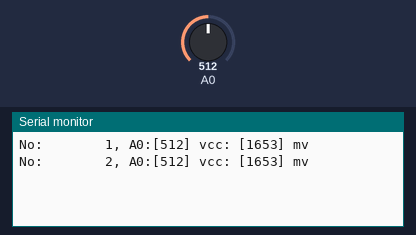
Bench run of a sketch on a simulated ESP8266 (NodeMCU). Shown: the last lines printed to the serial monitor. The inputs (shaded band) are chosen by the test bench; at power-on: A0 = 512.

Above: at 1.8 s.
1.9 s: A0 set to 716
At 2.8 s:
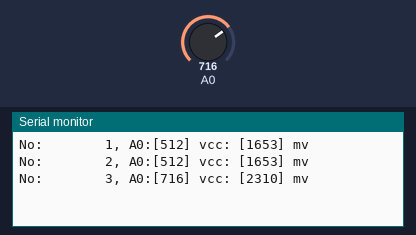
3.4 s: A0 set to 900
At 9.6 s:
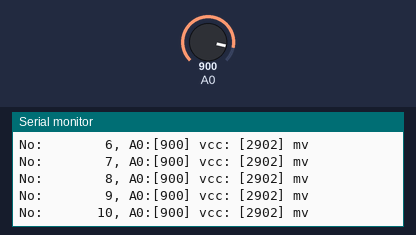
Timing chart, 0 to 10.9 s (numbered marks = the images above; inputs shaded):
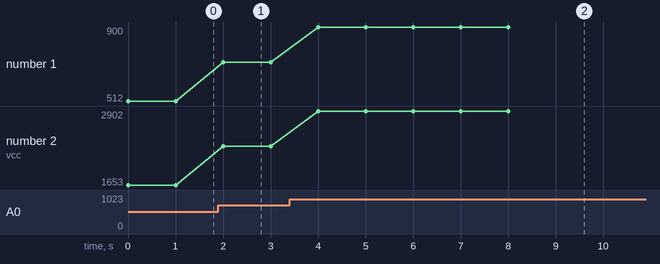

The sketch:

testADC.ino
```cpp
#include <arduino.h>

#define SIO_BAUD_RATE 74880

/*
Analog input

ESP8266 has a single ADC channel available to users. It may be used either to read voltage at ADC pin, or to read module supply voltage (VCC).

To read external voltage applied to ADC pin, use analogRead(A0). Input voltage range is 0 — 1.0V.

To read VCC voltage, ADC pin must be kept unconnected. Additionally, the following line has to be added to the sketch:

ADC_MODE(ADC_VCC);
*/

void setup()
{
  Serial.begin(SIO_BAUD_RATE);
  pinMode(A0,INPUT);

  // if analog input pin 0 is unconnected, random analog
  // noise will cause the call to randomSeed() to generate
  // different seed numbers each time the sketch runs.
  // randomSeed() will then shuffle the random function.

}

#define CONST_ADC_MAX_VAL 1024
int referenceVCC=3306;
int i;

void loop()
{
  int nT1;
  long vcc;
  nT1 = analogRead(A0);
  i++;
  vcc=referenceVCC* (nT1*1000/CONST_ADC_MAX_VAL)/1000;
  Serial.printf("\nNo: %8d, A0:[%d] vcc: [%d] mv",i,nT1,vcc);
  delay(1000);
}
```

Measured:
- after the input at 1.9 s, the serial monitor: prints a new line after 0.10 s (image 1)
- after the input at 3.4 s, the serial monitor: prints a new line after 0.60 s (image 2)
- plotted number 1: 512 → 716 after the input at 1.9 s, 716 → 900 after the input at 3.4 s
- plotted number 2: 1653 → 2310 after the input at 1.9 s, 2310 → 2902 after the input at 3.4 s
